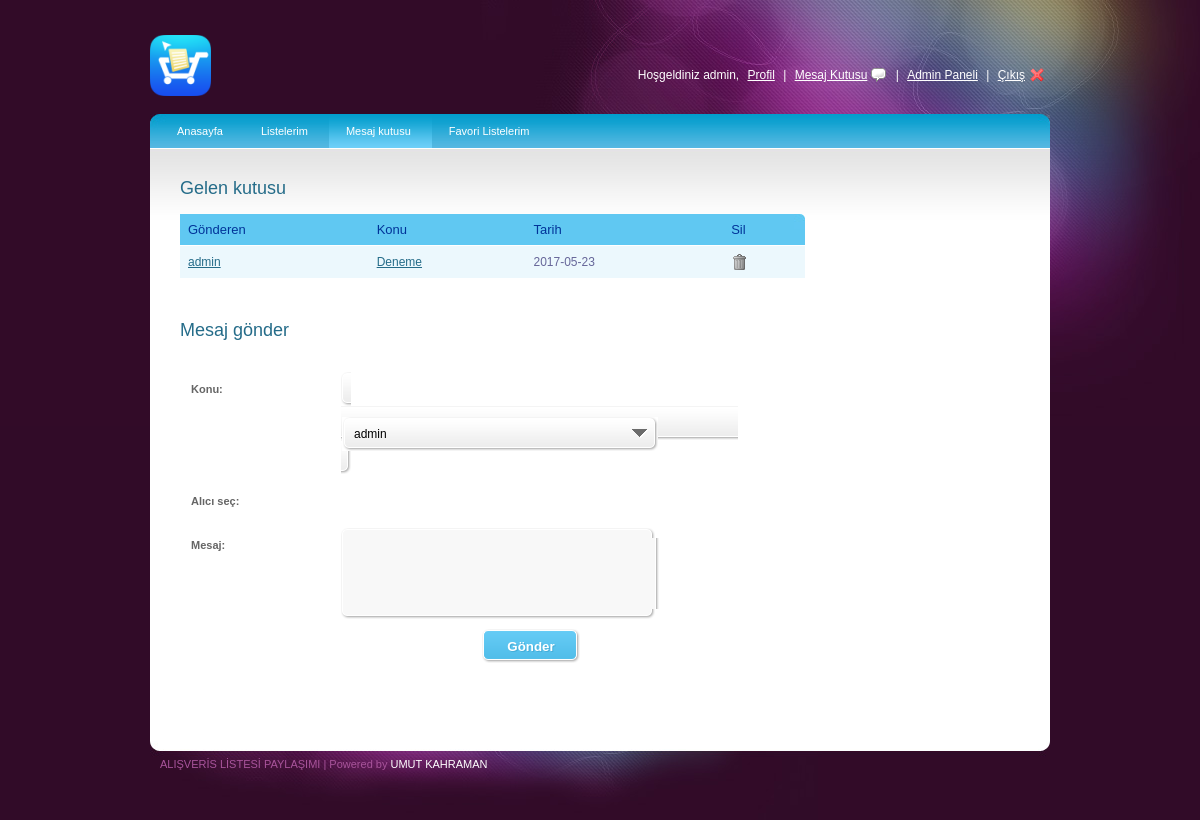
Screenshot of /mesajlar.php (signed in) with the database file from the repository.
### tables this page shows
CREATE TABLE `kisi` (
  `ID` int(11) NOT NULL,
  `AdSoyad` varchar(60) DEFAULT NULL,
  `Rol` int(11) DEFAULT NULL,
  `Telefon` varchar(11) DEFAULT NULL,
  `Foto` varchar(50) DEFAULT NULL,
  `Cinsiyet` int(11) DEFAULT NULL,
  `KullAdi` varchar(60) DEFAULT NULL,
  `Sifre` varchar(100) DEFAULT NULL,
  `Email` varchar(60) DEFAULT NULL
);

CREATE TABLE `mesaj` (
  `ID` int(11) NOT NULL,
  `GonderenID` int(11) NOT NULL,
  `AliciID` int(11) NOT NULL,
  `Mesaj` text NOT NULL,
  `GondermeTarihi` date NOT NULL,
  `Konu` varchar(50) DEFAULT NULL
);

### mesajlar.php (the view, shortened to what this page needs)
<?php
$girisYapan=@$_SESSION["id"];
$mesajlar=mysql_query("SELECT mesaj.ID,kisi.KullAdi,mesaj.Mesaj,mesaj.GondermeTarihi,mesaj.Konu,kisi.ID as kisiID FROM kisi INNER JOIN mesaj ON kisi.ID=mesaj.GonderenID WHERE mesaj.AliciID='$girisYapan'")
?>
<!DOCTYPE html PUBLIC "-//W3C//DTD XHTML 1.0 Transitional//EN" "http://www.w3.org/TR/xhtml1/DTD/xhtml1-transitional.dtd">
<html xmlns="http://www.w3.org/1999/xhtml">
<head>
    <link rel="stylesheet" type="text/css" href="style.css" />
    <link rel="stylesheet" type="text/css" media="all" href="niceforms-default.css" />
</head>
<body>
<div id="main_container">
    <?php include 'header.php' ?>
    <br>
    <div class="main_content">
        <div class="menu">
            <ul>
                <li><a href="index.php">Anasayfa</a></li>
                <li><a href="listelerim.php">Listelerim</a>
                </li>
                <li><a class="current"  href="mesajlar.php">Mesaj kutusu</a>
                </li>
                <li><a href="favoriler.php">Favori Listelerim</a></li>
            </ul>
        </div>
        <div class="center_content">
            <div class="right_content">
                <h2>Gelen kutusu</h2>
                <table id="rounded-corner">
                    <thead>
                    <tr>
                        <th scope="col" class="rounded">Gönderen</th>
                        <th scope="col" class="rounded">Konu</th>
                        <th scope="col" class="rounded">Tarih</th>
                        <th scope="col" class="rounded-q4">Sil</th>
                    </tr>
                    </thead>
                    <tbody>
                    <?php
                    while($mesajOku = mysql_fetch_assoc($mesajlar))
                    { ?>
                        <tr>
                            <td><a href="./profilGoruntule.php?id=<?php echo "$mesajOku[kisiID]"?>"><?php echo "$mesajOku[KullAdi]"?></a></td>
                            <td><a href="./mesajGoruntule.php?id=<?php echo "$mesajOku[ID]" ?>"><?php echo "$mesajOku[Konu]";?></a></td>
                            <td><?php echo "$mesajOku[GondermeTarihi]";?></td>
                            <td><a href="./mesajlar.php?id=<?php echo "$mesajOku[ID]"?>" class="ask"><img src="images/trash.png" alt="" title="" border="0" /></a></td>
                        </tr>
                        <?php
                    }
                    ?>
                    </tbody>
                </table>
                <br><br><br>
                <h2>Mesaj gönder</h2>
                <div class="form">
                    <form action="mesajGonder.php" method="post" class="niceform">
                        <fieldset>
                            <dl>
                                <dt><label>Konu:</label></dt>
                                <dd><input type="text" name="konu" id="" size="54" /></dd>
                            </dl>
                            <dl>
                                <dt><label>Alıcı seç:</label></dt>
                                <dd>
                                </dd>
                            </dl>
                            <dl>
                                <dt><label>Mesaj:</label></dt>
                                <dd><textarea name="mesajIcerik" id="" rows="5" cols="36"></textarea></dd>
                            </dl>
                            <dl class="submit">
                                <input type="submit" name="gonder"  value="Gönder" />
                            </dl>
                        </fieldset>
                    </form>
                </div>
            </div>
        </div>
    </div>
    <div class="footer">
        <div class="left_footer">ALIŞVERİS LİSTESİ PAYLAŞIMI | Powered by <a href="http://twitter.com/hopehero3">UMUT KAHRAMAN</a></div>
    </div>
</div>
</body>
</html>

### style.css (style rules this page uses)
body { background:url(images/bg.jpg) no-repeat center top #310b28; font-family:Arial, Helvetica, sans-serif; padding:0; font-size:12px; margin:0 auto; color: #0e4354; }
a { color:#256c89; }
h2 { font-size:18px; color:#256c89; font-weight:normal; padding:0px 0 15px 0; margin:0px; clear:both; }
#main_container { margin:0 auto; width:900px; padding:0px 0 0px 0; }
.main_content { margin:0 auto; width:900px; height:auto; padding:0px 0 50px 0; background:url(images/menu_bg.jpg) no-repeat center top #fff; }
.footer { width:900px;height:87px;background:url(images/footer_bg.jpg) no-repeat center top; }
.left_footer { float:left;padding:25px 0 0 10px;color:#a8549b;font-size:11px; }
.left_footer a { color:#FFFFFF;text-decoration:none; }
.menu { font-size:11px;padding:0px 10px 0 10px; float:left; width:880px; }
.menu ul { padding:0;margin:0;list-style-type:none; height:34px; }
.menu ul li { float:left;height:34px;line-height:34px; }
.menu a, .menu a:visited { display:block;float:left;height:100%;font-size:11px;text-decoration:none;color:#fff;padding:0 21px 0 17px; }
.menu a.current { background:url(images/menu_bg.gif) repeat-x center; }
.center_content { clear:both; }
.right_content { width:625px; float:left; padding:30px 0 0 30px; }
#rounded-corner { margin:0px; width:625px; text-align: left; border-collapse: collapse; }
#rounded-corner thead th.rounded-q4 { background: #60c8f2 url('images/right.jpg') right top no-repeat; }
#rounded-corner th { padding: 8px; font-weight: normal; font-size: 13px; color: #039; background: #60c8f2; }
#rounded-corner td { padding: 8px; background: #ecf8fd; border-top: 1px solid #fff; color: #669; }

### niceforms-default.css (style rules this page uses)
.form { width:600px; float:left; clear:both; }
fieldset { border:none; clear:both; }
label { font-size:11px; font-weight:bold; color:#666; }
dl { clear:both; width:600px; }
dl.submit { clear:both; width:500px; text-align:center; padding:0 0 0 90px; }
dt { float:left; text-align:left; width:140px; line-height:34px; padding:0 10px 10px 0; }
dd { float:left; width:400px; margin:0 0 10px 0; }
.NFButton { width:auto; height:34px; padding:0 15px; font-weight:bold; background:url(img/button.gif) repeat-x 0 0; cursor:pointer; border:none;color:#FFFFFF; text-shadow:1px 1px #45add8;vertical-align:middle; }
.NFTextarea { border:none; background:none; font:12px/12px Arial, Helvetica, sans-serif; margin:0; }
select, input, textarea, button { outline:none; resize:none; }

### rows the page displays
kisi: KullAdi "admin", mesaj.Konu "Deneme", mesaj.GondermeTarihi "2017-05-23"

### other values shown
$_SESSION["kadi"] "admin"
